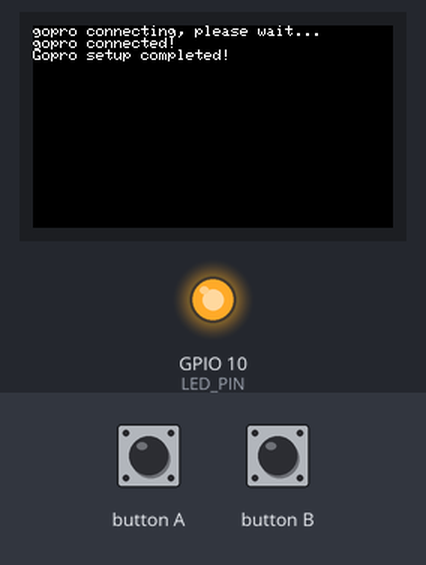
A program run on a simulated ESP32. On the bench: 240×135 colour display, output pins drawn as LEDs (lit = HIGH). The inputs (shaded band) are chosen by the test bench. WiFi joins after 1.5 s; servers stay silent unless stated; uploads are accepted with an empty reply.

Above: at 3.0 s.
3.1 s: button A pressed for 0.15 s
At 4.1 s:
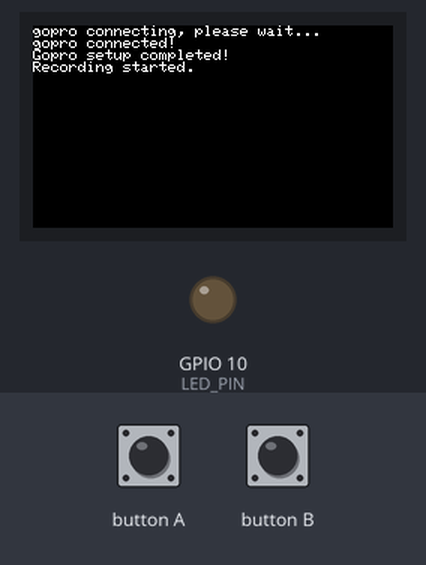
4.8 s: button A pressed for 1 s
At 5.4 s:
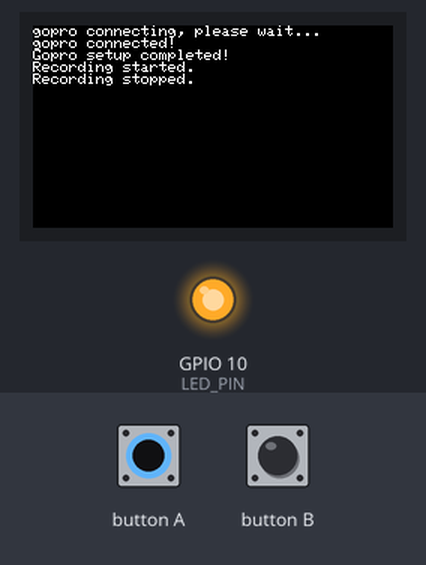
7.3 s: button A pressed for 0.15 s
At 32.9 s:
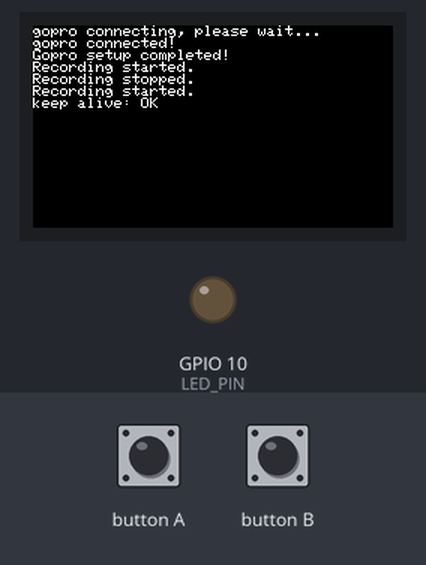
Timing chart, 0 to 33.5 s (numbered marks = the images above; inputs shaded):
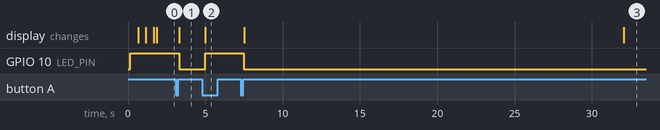

The program:

main.cpp
```cpp
/**
 * M5StickC+をGoProと接続し、M5ボタンで録画開始/停止を行う
 * 開発者が持つGoProはHERO+のみのため、それ用の動作になります。
 */
#include <M5StickCPlus.h>
#include <WiFi.h>
#include <HTTPClient.h>

/*
 * バッテリ省電力化
 *  - 画面スリープはしない方がいいかも、ということで未対応
 */
// LCDの明るさ（min 7 /max 12)
#define LCD_BRIGHTNESS 10
// CPU周波数: 240(default), 160, 80, 40, 20, 10から選択可
#define CPU_FREQUENCY_MHZ 80

// GPIO
#define LED_PIN   10
// LEDのON/OFF
#define LED_ON  LOW
#define LED_OFF HIGH

// 表示メッセージ
#define MESSAGE_GOPRO_WAITING "%s connecting, please wait"
#define MESSAGE_GOPRO_CONNECTED "\r\n%s connected!\r\n"
#define MESSAGE_SETUP_COMPLETED "Gopro setup completed!"
#define MESSAGE_REC_STARTED "Recording started."
#define MESSAGE_REC_STOPPED "Recording stopped."
#define MESSAGE_KEEP_ALIVE_OK "keep alive: OK"
#define MESSAGE_HTTP_NG "HTTP NG: %d\n"
#define MESSAGE_REC_FAILED "Recording is dead, or network unreachtable!: %d\n"

// KEEP ALIVE間隔(msec)
#define KEEP_ALIVE_MSEC 30 * 1000

// GoPro接続情報
// FIXME: ユーザ独自の設定ファイルとかにして分けたい
#define SSID "gopro"
#define PASSWORD "gopro"

// GoPro APIのURI
#define GOPRO_URI "http://10.5.5.9/gp/"
#define GOPRO_SETUP GOPRO_URI "gpControl/execute?p1=gpStream&c1=restart"
#define GOPRO_REC_START GOPRO_URI "gpControl/command/shutter?p=1"
#define GOPRO_REC_STOP GOPRO_URI "gpControl/command/shutter?p=0"
#define GOPRO_STATUS GOPRO_URI "gpControl/status"
// #define GOPRO_URI "http://192.168.11.1/login.html"

// 録画中か否か
boolean is_recording = false;

boolean gopro_setup();
boolean start_rec();
boolean stop_rec();
// test
boolean get_status();

boolean control_gopro(const char* uri, const uint8_t led, const char* output);
void keep_alive(void* arg);

void setup() {
  M5.begin();
  // Pin設定
  pinMode(LED_PIN, OUTPUT);
  digitalWrite(LED_PIN, LED_OFF);

  // 画面の明るさを設定
  M5.Axp.ScreenBreath(LCD_BRIGHTNESS);

  // CPU周波数設定
  // XXX: setCpuFrequencyMhz()で設定が空振ることがあるのか、以後の動作がおかしくなるときがある模様
  //      そのため、設定が反映(trueが返る)まで繰り返す処理にしている
  while (!setCpuFrequencyMhz(CPU_FREQUENCY_MHZ)) {
    ; // NOP
  }

  // フォントサイズをデフォルトの2倍に
  // M5.Lcd.setTextSize(2);
  // ボタンBが上になるような向き
  M5.Lcd.setRotation(1);

  // WiFi設定
  WiFi.begin(SSID, PASSWORD);

  M5.Lcd.printf(MESSAGE_GOPRO_WAITING, SSID);
  // FIXME: 接続後に再起動すると、接続されない。次回再起動後に正常に接続可
  //        シャットダウン前に開放するなどの処理が必要？
  //        WiFiルータでは問題なし、GoProのみ発生
  while (WiFi.status() != WL_CONNECTED) {
    delay(500);
    M5.Lcd.print(".");
  }
  M5.Lcd.printf(MESSAGE_GOPRO_CONNECTED, SSID);
  gopro_setup();

  // 録画中のkeep alive監視用スレッド
  xTaskCreatePinnedToCore(keep_alive, "keep_alive", 4096, NULL, 1, NULL, 0);
}

void loop() {
  M5.update();

  if (M5.BtnA.wasPressed()) {
    if (!is_recording) {
      is_recording = start_rec();
    } else {
      is_recording = !stop_rec();
    }
  }
}

/**
 * @brief GoProの録画時の設定（詳細は把握していないので実質おまじない）
 *
 * @return boolean 成功/失敗
 */
boolean gopro_setup() {
  return control_gopro(GOPRO_SETUP, LED_OFF, MESSAGE_SETUP_COMPLETED);
}
/**
 * @brief 録画開始
 *
 * @return boolean 成功/失敗
 */
boolean start_rec() {
  return control_gopro(GOPRO_REC_START, LED_ON, MESSAGE_REC_STARTED);
}
/**
 * @brief 録画停止
 *
 * @return boolean 成功/失敗
 */
boolean stop_rec() {
  return control_gopro(GOPRO_REC_STOP, LED_OFF, MESSAGE_REC_STOPPED);
}
boolean get_status() {
  return control_gopro(GOPRO_STATUS, LED_OFF, "Get Status!");
}
/**
 * @brief 録画の制御を行う
 *        録画開始成功：LED点灯、開始の旨を表示
 *        録画停止成功：LED消灯、停止の旨を表示
 *
 * @param uri アクセス先URI
 * @param led 成功時のLEDの状態（LED_ON/LED_OFF）
 * @param lcd_str LCDへ出力する文字列
 * @return boolean 成功: / 失敗
 */
boolean control_gopro(const char* uri, const uint8_t led, const char* lcd_str) {
  HTTPClient http;
  http.begin(uri);

  int http_code = http.GET();
  if (http_code == HTTP_CODE_OK) {
        digitalWrite(LED_PIN, led);
        M5.Lcd.println(lcd_str);
        return true;
  } else {
    M5.Lcd.printf(MESSAGE_HTTP_NG, http_code);
  }
  return false;
}
/**
 * @brief 録画が止まっていたら再度録画を開始する
 *        実際には録画コマンドを30秒/回で送っているだけ
 *
 * @param arg xTaskCreatePinnedToCoreの中で呼び出すため、特に不要
 */
void keep_alive(void* arg) {
  while(1) {
    if (is_recording) {
      // XXX: 理由は不明だがHTTPClientをここで初期化しないと2回に1回、http_codeが-2になる
      HTTPClient http;
      http.begin(GOPRO_REC_START);
      int http_code = http.GET();
      if (http_code == HTTP_CODE_OK) {
        M5.Lcd.println(MESSAGE_KEEP_ALIVE_OK);
      } else {
        M5.Lcd.printf(MESSAGE_REC_FAILED, http_code);
      }
    }
    delay(KEEP_ALIVE_MSEC);
  }
}
```

Measured:
- after the input at 3.1 s, GPIO 10 (LED_PIN): HIGH → LOW after 0.20 s; the display: changes after 0.20 s (image 1)
- after the input at 4.8 s, GPIO 10 (LED_PIN): LOW → HIGH after 0.20 s; the display: changes after 0.20 s (image 2)
- after the input at 7.3 s, GPIO 10 (LED_PIN): HIGH → LOW after 0.20 s; the display: first changes after 0.20 s (image 3 shows a later state)
